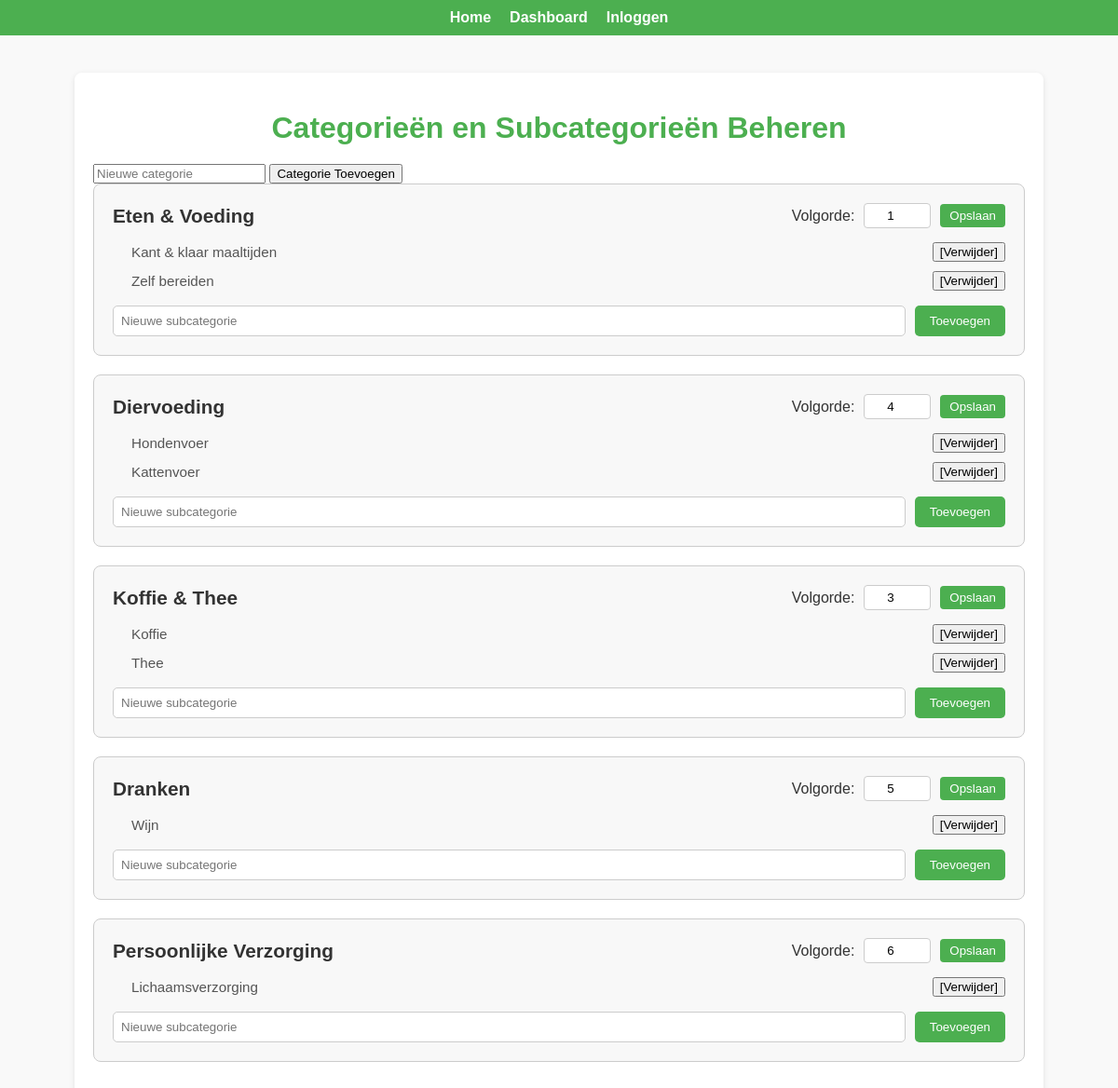
/categorieen, run on the app's committed database.
### app.py (models this page shows)
class Categorie(db.Model):
    id = db.Column(db.Integer, primary_key=True)
    naam = db.Column(db.String(100), nullable=False, unique=True)
    volgorde = db.Column(db.Integer, nullable=False, default=0)
    subcategorieën = db.relationship('Subcategorie', backref='categorie', lazy=True)
    slug = db.Column(db.String(100), unique=True, nullable=False)

class Subcategorie(db.Model):
    id = db.Column(db.Integer, primary_key=True)
    naam = db.Column(db.String(100), nullable=False)
    categorie_id = db.Column(db.Integer, db.ForeignKey('categorie.id'), nullable=False)
    abonnementen = db.relationship('Abonnement', backref='subcategorie', lazy=True)
    slug = db.Column(db.String(100), unique=True, nullable=False)

### app.py (the view, shortened to what this page needs)
@app.route('/categorieen', methods=['GET', 'POST'])
def categorieen():
    categorieen = Categorie.query.all()
    return render_template('categorieen_beheren.html', categorieen=categorieen)

### templates/categorieen_beheren.html (shortened to what this page needs)
<!DOCTYPE html>
<html lang="nl">
<head>
    <link rel="stylesheet" href="styles.css">
</head>
<body>
    <nav>
        <ul>
            <li><a href="{{ url_for('index') }}">Home</a></li>
            <li><a href="{{ url_for('admin_dashboard') }}">Dashboard</a></li>
            {% if current_user.is_authenticated %}
                <li><a href="{{ url_for('logout') }}">Uitloggen</a></li>
            {% else %}
                <li><a href="{{ url_for('login') }}">Inloggen</a></li>
            {% endif %}
        </ul>
    </nav>
    <div class="container">
        <h1>Categorieën en Subcategorieën Beheren</h1>
        <form method="POST" class="form-container">
            <input type="text" name="categorie_naam" placeholder="Nieuwe categorie" required>
            <button type="submit">Categorie Toevoegen</button>
        </form>
        {% for categorie in categorieen %}
        <div class="categorie">
            <div class="categorie-header">
                <h2>{{ categorie.naam }}</h2>
                <form method="POST" action="{{ url_for('update_categorie_volgorde', id=categorie.id) }}">
                    <label for="volgorde">Volgorde:</label>
                    <input type="number" name="volgorde" value="{{ categorie.volgorde }}" min="1" required>
                    <button type="submit">Opslaan</button>
                </form>
            </div>
            <ul class="subcategorie-list">
                {% for subcategorie in categorie.subcategorieën %}
                <li>
                    <span>{{ subcategorie.naam }}</span>
                    <div>
                        <form method="POST" action="{{ url_for('verwijder_subcategorie', id=subcategorie.id) }}" style="display:inline;">
    <button type="submit" onclick="return confirm('Weet je zeker dat je deze subcategorie wilt verwijderen?')">[Verwijder]</button>
</form>
                    </div>
                </li>
                {% endfor %}
            </ul>
            <form method="POST" class="subcategorie-form">
                <input type="text" name="subcategorie_naam" placeholder="Nieuwe subcategorie" required>
                <button type="submit">Toevoegen</button>
            </form>
        </div>
        {% endfor %}
    </div>
</body>
</html>

### Abbohubb/static/styles.css (style rules this page uses)
body { font-family: 'Roboto', sans-serif; }
nav ul { list-style: none; display: flex; justify-content: center; margin: 0; padding: 0; }
nav li { margin: 0 1rem; }
nav a { text-decoration: none; color: white; font-weight: bold; }
.categorie { margin-bottom: 30px; }
.categorie h2 { margin-bottom: 15px; }

### templates/categorieen_beheren.html (style rules this page uses)
body { font-family: Arial, sans-serif; background-color: #f9f9f9; margin: 0; padding: 0; color: #333; }
.container { max-width: 1000px; margin: 40px auto; background: #fff; padding: 20px; border-radius: 8px; box-shadow: 0 2px 6px rgba(0, 0, 0, 0.1); }
h1 { text-align: center; color: #4CAF50; margin-bottom: 20px; }
nav { background-color: #4CAF50; padding: 10px 0; }
nav ul { list-style: none; display: flex; justify-content: center; margin: 0; padding: 0; }
nav ul li { margin: 0 10px; }
nav ul li a { color: white; text-decoration: none; font-weight: bold; font-size: 1rem; }
.categorie { margin-bottom: 20px; padding: 20px; border: 1px solid #ccc; border-radius: 8px; background-color: #f8f8f8; }
.categorie-header { display: flex; justify-content: space-between; align-items: center; }
.categorie-header h2 { margin: 0; font-size: 1.3rem; color: #333; }
.categorie-header form { display: flex; align-items: center; gap: 10px; }
.categorie-header input { width: 60px; padding: 5px; border: 1px solid #ccc; border-radius: 4px; text-align: center; }
.categorie-header button { background-color: #4CAF50; color: white; border: none; padding: 5px 10px; border-radius: 4px; cursor: pointer; }
.subcategorie-list { margin-top: 15px; padding-left: 20px; }
.subcategorie-list li { margin: 10px 0; display: flex; justify-content: space-between; align-items: center; }
.subcategorie-list li span { font-size: 0.95rem; color: #555; }
.subcategorie-form { margin-top: 15px; display: flex; gap: 10px; }
.subcategorie-form input { flex: 1; padding: 8px; border: 1px solid #ccc; border-radius: 5px; }
.subcategorie-form button { padding: 8px 16px; background-color: #4CAF50; color: white; border: none; border-radius: 5px; cursor: pointer; }

### data on the page
Categorie: naam "Eten & Voeding", volgorde "1"
Subcategorie: naam "Kant & klaar maaltijden"
Subcategorie: naam "Zelf bereiden"
Categorie: naam "Diervoeding", volgorde "4"
Subcategorie: naam "Hondenvoer"
Subcategorie: naam "Kattenvoer"
Categorie: naam "Koffie & Thee", volgorde "3"
Subcategorie: naam "Koffie"
Subcategorie: naam "Thee"
Categorie: naam "Dranken", volgorde "5"
Subcategorie: naam "Wijn"
Categorie: naam "Persoonlijke Verzorging", volgorde "6"
Subcategorie: naam "Lichaamsverzorging"
